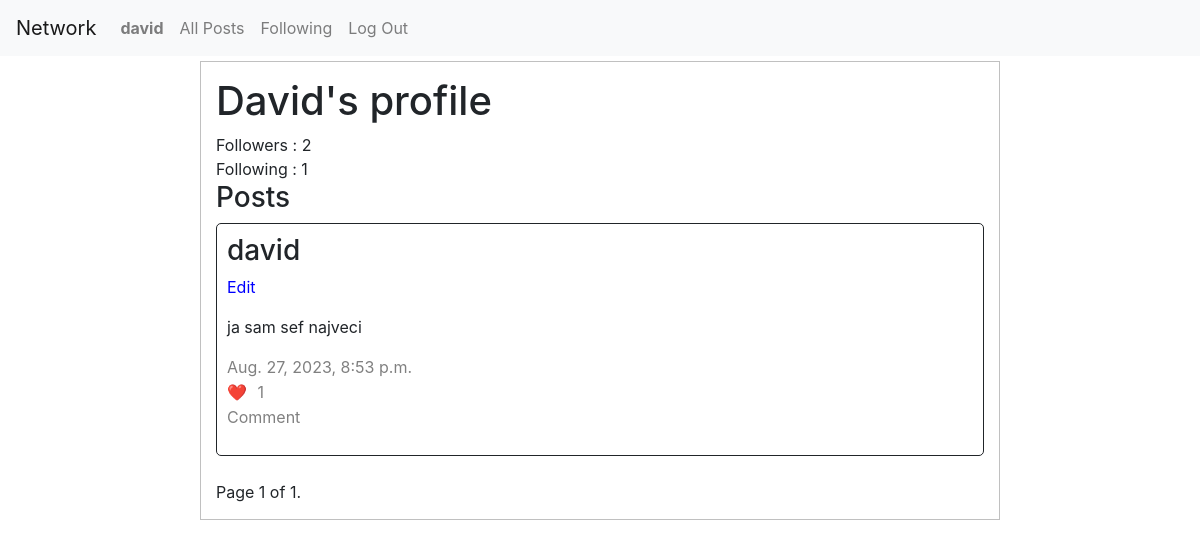
Page /profile/david (signed in) on the earlier database version.
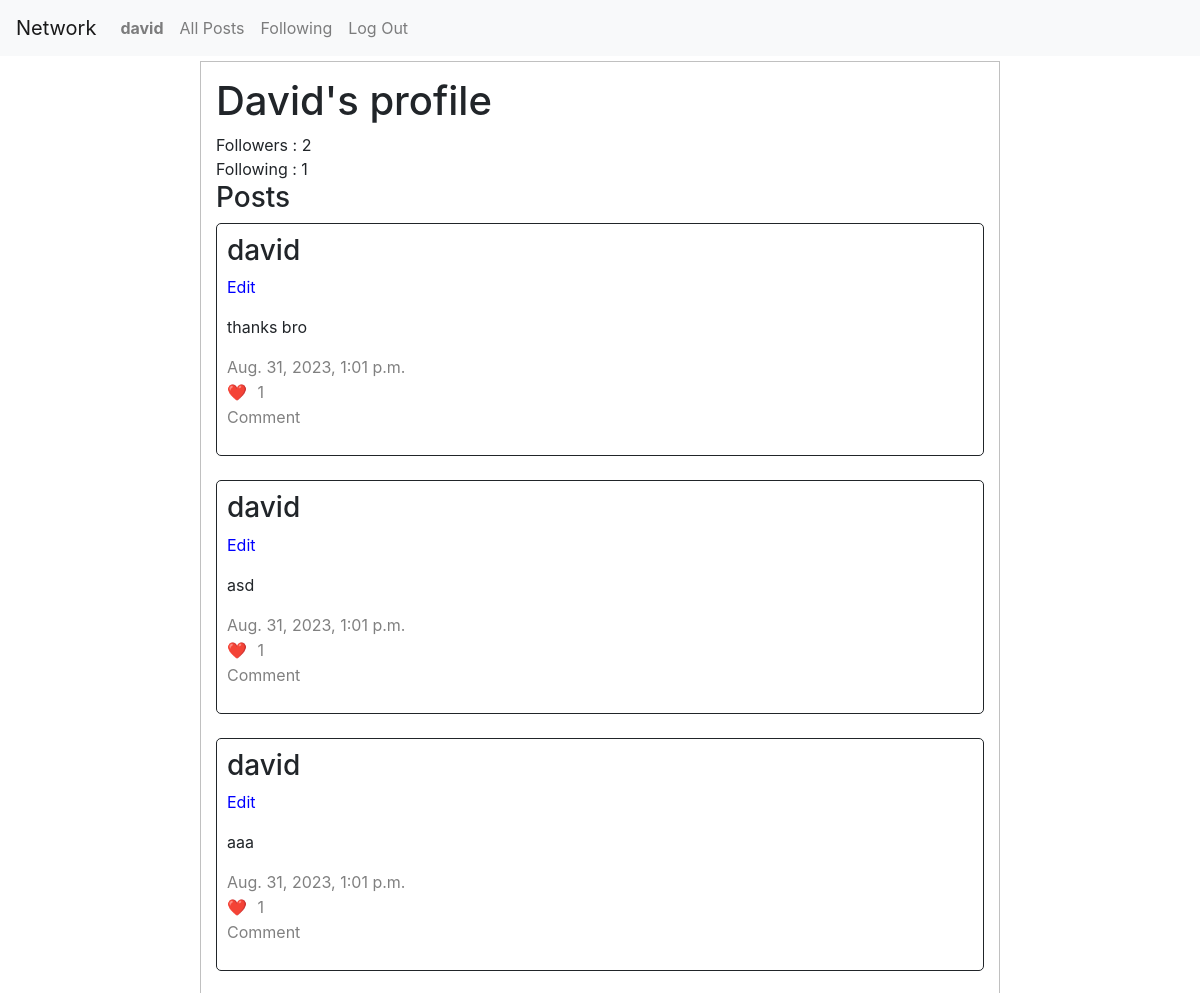
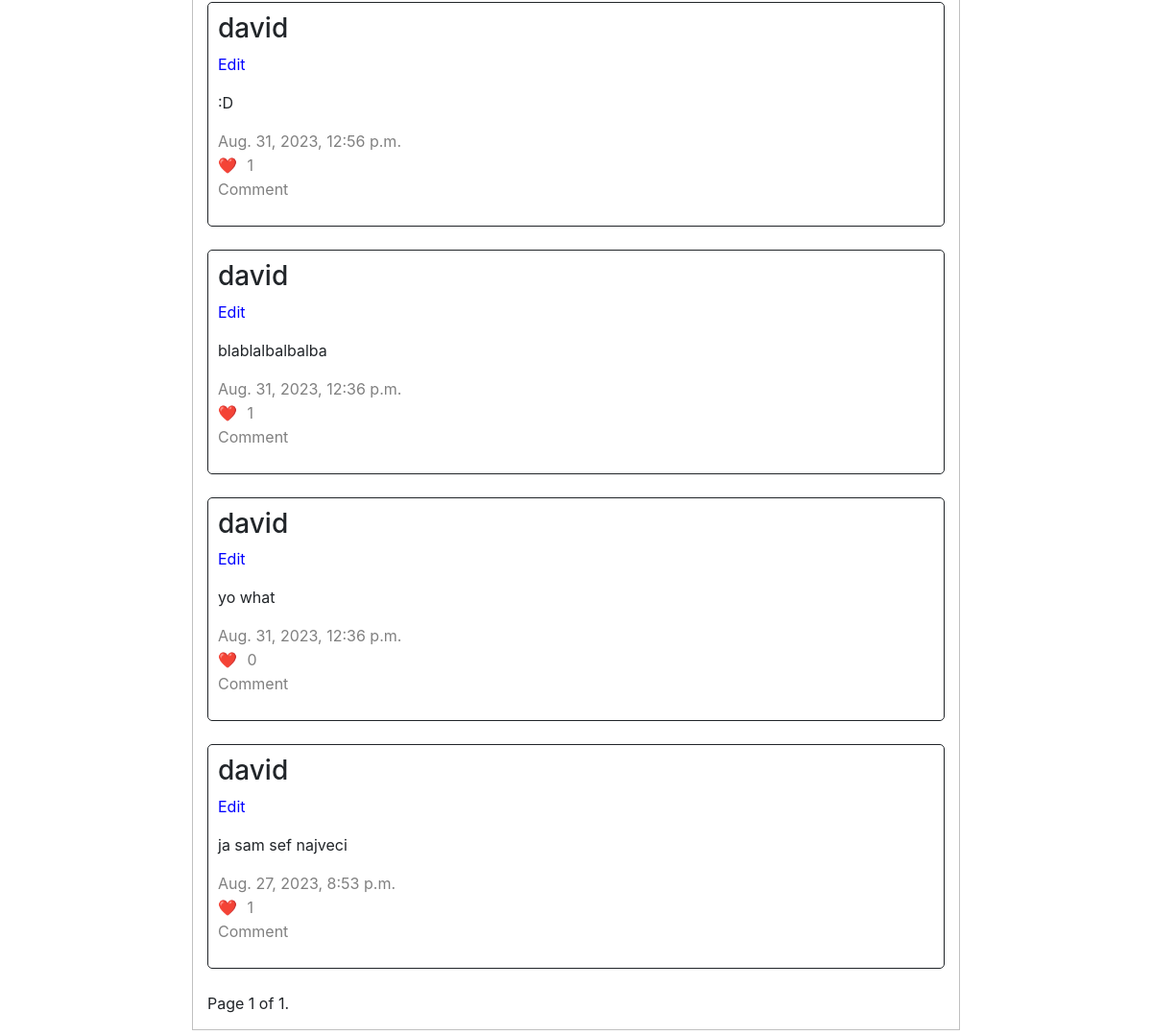
Same page on the later database version (2 pictures, top to bottom).
### network/models.py (models this page shows)
class NewPost(models.Model):
    posted_by = models.ForeignKey(User, on_delete=models.CASCADE, related_name='user')
    text = models.CharField(max_length=1000)
    timestamp = models.DateTimeField(default=timezone.now())
    likes = models.ManyToManyField(User, through='Likes')

class User(AbstractUser):
    followers = models.JSONField(default=list)
    following = models.JSONField(default=list)

### network/views.py (the view, shortened to what this page needs)
# urls.py: path("profile/<str:username>", views.profile, name="profile"),
@login_required
def profile(request, username):
    page_obj = paginator(request, 'profile', username)
    if username == request.user.username:
        follow = False
        followed = False
    return render(request, "network/profile.html", {
        "user": request.user,
        "user_profile": User.objects.get(username=username),
        "posts": page_obj,
        "follow": follow,
        "followed": followed,
    })

### network/views.py (called while the page is built)
def paginator(request, mode, username):
    page_number = request.GET.get('page')
    if mode == 'all':
        posts = NewPost.objects.all().order_by('-timestamp')
    elif mode == 'following':
        following = User.objects.filter(username__in=request.user.following).values_list('id', flat=True)
        posts = NewPost.objects.filter(posted_by__in=following).order_by('-timestamp')
    elif mode == 'profile':
        posts = NewPost.objects.filter(posted_by=User.objects.get(username=username)).order_by('-timestamp')
    paginator = Paginator(posts, 10)
    page_obj = paginator.get_page(page_number)
    return page_obj

### network/templates/network/profile.html (shortened to what this page needs)
{% extends "network/layout.html" %}
{% block body %}
    <div id="profile">
        <h1>{{ user_profile.username|capfirst }}'s profile</h1>
        Followers : {{ user_profile.followers|length }} <br>
        Following : {{ user_profile.following|length }} <br>
        <h3>Posts</h3>
        {% if posts %}
            {% for post in posts %}
                <div class="posts">
                    <h3><a class="profilelink" data-id="{{ post.id }}">{{ post.posted_by.username }}</a></h3>
                    {% if user.username == post.posted_by.username %}
                        <p class="edit_button" id="edit_post_{{ post.id }}" data-id="{{ post.id }}">Edit</p>
                    {% endif %}
                    <p id="text_{{ post.id }}">{{ post.text }}</p>
                    <span class="greytext">{{ post.timestamp }}</span><br>
                    <div class="like_div">
                        <span>❤️</span>
                        <button class="like_button" data-id="{{ post.id }}" id="like_button_{{ post.id }}">{{ post.likes.count }}</button>
                    </div>
                    <p class="greytext">Comment</p>
                </div><br>
            {% endfor %}
            <div class="pagination">
                <span class="step-links">
                    <span class="current">
                        Page {{ posts.number }} of {{ posts.paginator.num_pages }}.
                    </span>
                </span>
            </div>
        {% else %}
            {{ user_profile.username }} haven't posted anything yet!
        {% endif %}
    </div>
{% endblock %}

Differences in the rows shown:
added NewPost: posted_by.username "david", text "thanks bro", timestamp "Aug. 31, 2023, 1:01 p.m.", likes.count "1"
added NewPost: posted_by.username "david", text "asd", timestamp "Aug. 31, 2023, 1:01 p.m.", likes.count "1"
added NewPost: posted_by.username "david", text "aaa", timestamp "Aug. 31, 2023, 1:01 p.m.", likes.count "1"
added NewPost: posted_by.username "david", text ":D", timestamp "Aug. 31, 2023, 12:56 p.m.", likes.count "1"
added NewPost: posted_by.username "david", text "blablalbalbalba", timestamp "Aug. 31, 2023, 12:36 p.m.", likes.count "1"
added NewPost: posted_by.username "david", text "yo what", timestamp "Aug. 31, 2023, 12:36 p.m.", likes.count "0"
